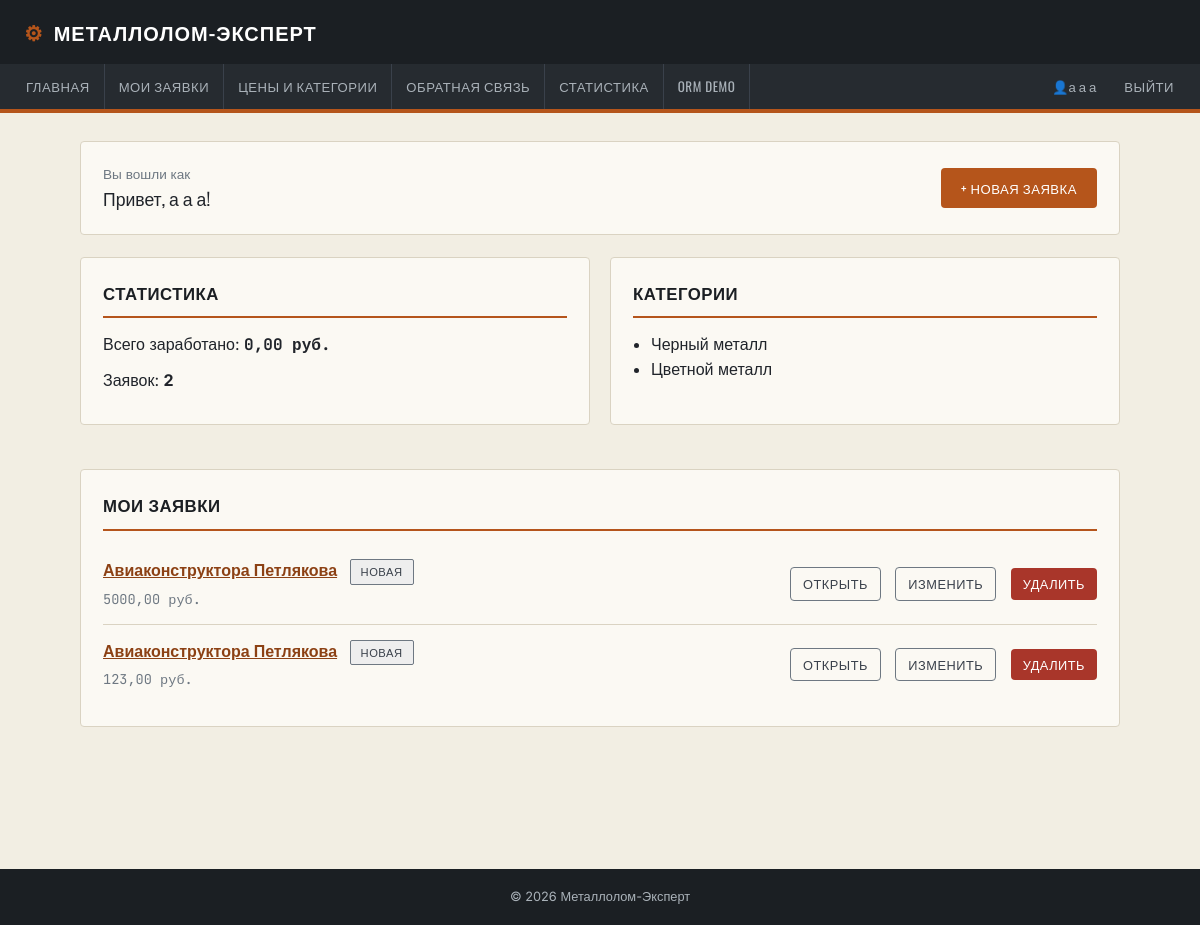
The page /requests/ (signed in) on the database as committed earlier.
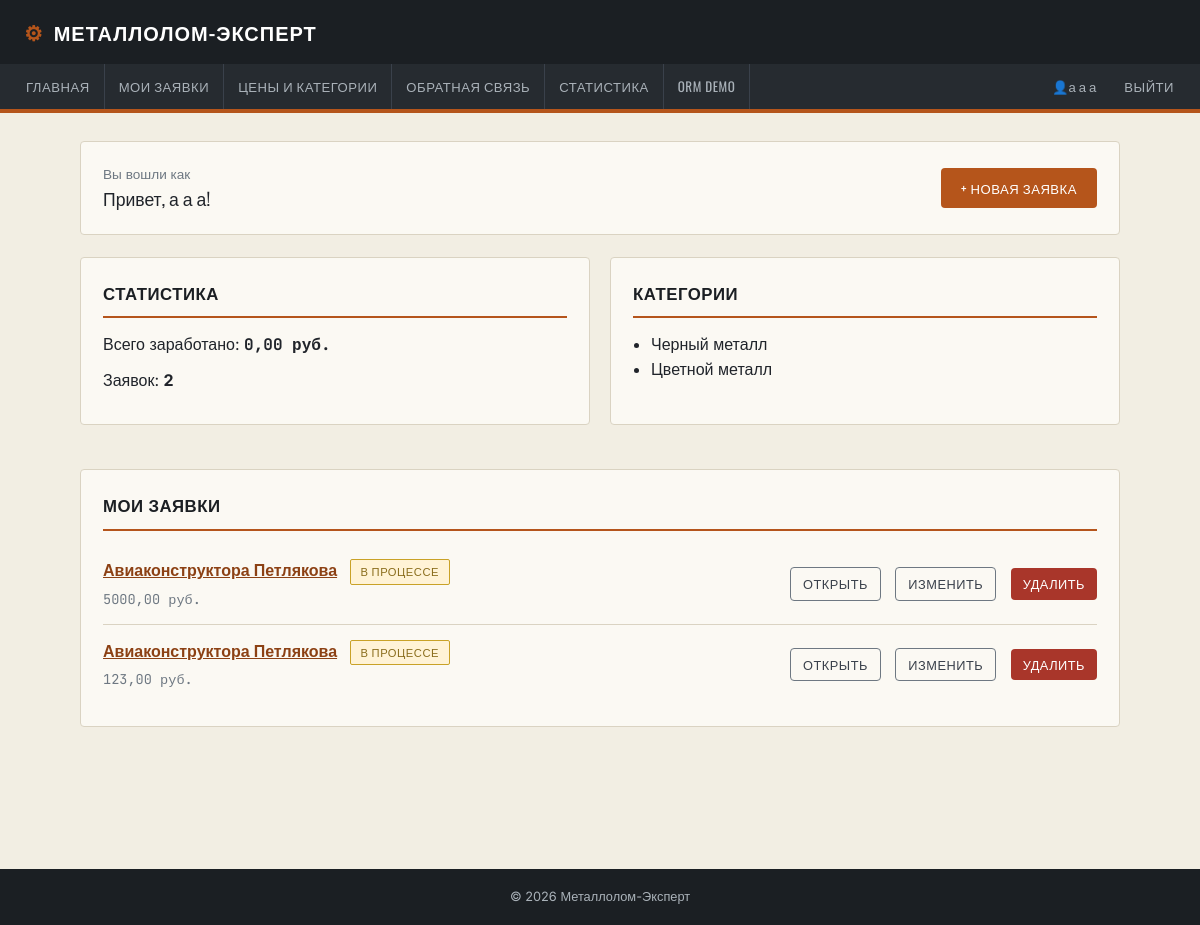
The same page on the database as committed later.
### met/models.py (models this page shows, shortened)
class Request(models.Model):
    statuses = [
        ('new', 'Новая'),
        ('in_progress', 'В процессе'),
        ('completed', 'Завершена'),
        ('cancelled', 'Отменена')
    ]
    id = models.AutoField(primary_key=True)
    user_id = models.ForeignKey(User, on_delete=models.PROTECT, related_name='requests', verbose_name='ID пользователя')
    address = models.CharField(max_length=255, verbose_name='Адрес клиента')
    status = models.CharField(max_length=255, choices=statuses, default='new', verbose_name='Статус заказа')
    total_sum = models.DecimalField(max_digits=12, decimal_places=2, default=0, verbose_name='Итоговая сумма')
    created_at = models.DateTimeField(default=timezone.now, verbose_name='Время подачи заявки')
    updated_at = models.DateTimeField(auto_now=True, verbose_name='Время смены статуса заказа')
    history = HistoricalRecords()
    objects = models.Manager()
    new_requests = NewRequestManager()
    scrap_types = models.ManyToManyField(ScrapType, through='RequestItem', verbose_name="Компоненты лома")
    act_document = models.FileField(
        upload_to='acts/',
        null=True, blank=True,
        verbose_name='Акт приёма-передачи'
    )
    class Meta:
        verbose_name = 'Заявка'
        verbose_name_plural = 'Заявки'
        ordering = ['-created_at']
    def get_absolute_url(self):
        return reverse('request_detail', args=[str(self.id)])

### met/views.py (the view)
# urls.py: path('requests/', views.request_list, name='request_list'),
def request_list(request):
    current_user = _get_current_user(request)
    if not current_user:
        messages.error(request, "Войдите, чтобы посмотреть заявки.")
        return redirect('login')
    queryset = Request.objects.select_related('user_id') \
        .prefetch_related('scrap_types') \
        .exclude(status='completed') \
        .order_by('-total_sum')
    if not _is_manager(current_user):
        queryset = queryset.filter(user_id=current_user)
    total_revenue = queryset.aggregate(total=Sum('total_sum'))['total'] or 0
    paginator = Paginator(queryset, 5)
    page = request.GET.get('page')
    try:
        requests_page = paginator.page(page)
    except PageNotAnInteger:
        requests_page = paginator.page(1)
    except EmptyPage:
        requests_page = paginator.page(paginator.num_pages)
    return render(request, 'requests.html', {
        'requests': requests_page,
        'total_revenue': total_revenue,
        'is_manager': _is_manager(current_user),
    })

### met/context_processors.py (called while the page is built)
def session_user(request):
    user_id = request.session.get('user_id')
    if not user_id:
        return {'current_user': None}
    try:
        current_user = User.objects.select_related('role_id').get(pk=user_id)
    except User.DoesNotExist:
        current_user = None
    return {'current_user': current_user}

### met/templatetags/custom_tags.py (called while the page is built)
@register.simple_tag(takes_context=True)
def hello_user(context):
    request = context.get('request')
    if not request:
        return "Привет, Гость!"
    user_id = request.session.get('user_id')
    if user_id:
        try:
            my_user = User.objects.get(id=user_id)
            return f"Привет, {my_user.fio}!"
        except User.DoesNotExist:
            return "Привет, Гость!"
    return "Привет, Гость!"

@register.simple_tag
def get_all_categories():
    return Category.objects.all()

### met/views.py (called while the page is built)
def _get_current_user(request):
    user_id = request.session.get('user_id')
    if not user_id:
        return None
    return User.objects.select_related('role_id').filter(pk=user_id).first()

def _is_manager(user):
    return user is not None and user.role_id and 'менеджер' in user.role_id.name.lower()

### met/templates/requests.html (shortened to what this page needs)
{% extends "base.html" %}
{% load custom_tags %}
{% block content %}
<div class="card" style="display:flex; justify-content:space-between; align-items:center; flex-wrap:wrap; gap:10px;">
    <div>
        <p style="margin:0; color:var(--steel-500); font-size:.85rem;">Вы вошли как</p>
        <p style="margin:0; font-family:'Oswald',sans-serif; font-size:1.1rem;">{% hello_user %}</p>
    </div>
    <a href="{% url 'request_create' %}" class="btn">+ Новая заявка</a>
</div>
<div class="widgets-grid" style="margin-bottom:22px;">
    <div class="card">
        <h2>Статистика</h2>
        <p>Всего заработано: <strong class="mono">{{ total_revenue.total_sum__sum|default:"0"|floatformat:2 }} руб.</strong></p>
        <p>Заявок: <strong>{{ requests.paginator.count }}</strong></p>
    </div>
    <div class="card">
        <h2>Категории</h2>
        {% get_all_categories as categories %}
        <ul style="margin:0; padding-left:18px;">
            {% for c in categories %}
                <li>{{ c.title }}</li>
            {% endfor %}
        </ul>
    </div>
</div>
<div class="card">
    <h2>{% if is_manager %}Все заявки{% else %}Мои заявки{% endif %}</h2>
    {% for req in requests %}
        <div class="list-row">
            <div>
                <a href="{{ req.get_absolute_url }}" style="font-weight:600;">{{ req.address }}</a>
                <span class="badge badge-{{ req.status }}" style="margin-left:8px;">{{ req.get_status_display }}</span>
                <div class="mono" style="color:var(--steel-500); font-size:.85rem; margin-top:4px;">
                    {{ req.total_sum|floatformat:2 }} руб.
                </div>
            </div>
            <div class="actions">
                <a href="{{ req.get_absolute_url }}" class="btn btn-secondary btn-sm">Открыть</a>
                <a href="{% url 'request_edit' req.pk %}" class="btn btn-secondary btn-sm">Изменить</a>
                <a href="{% url 'request_delete' req.pk %}" class="btn btn-danger btn-sm">Удалить</a>
            </div>
        </div>
    {% empty %}
        <p style="color:var(--steel-500);">Заявок пока нет.</p>
    {% endfor %}
</div>
{% endblock %}

Rows that differ between the two databases and show on the page:
changed Request (number 1 of 2 on the later page): status "НОВАЯ" → "В ПРОЦЕССЕ"
changed Request (number 2 of 2 on the later page): status "НОВАЯ" → "В ПРОЦЕССЕ"
